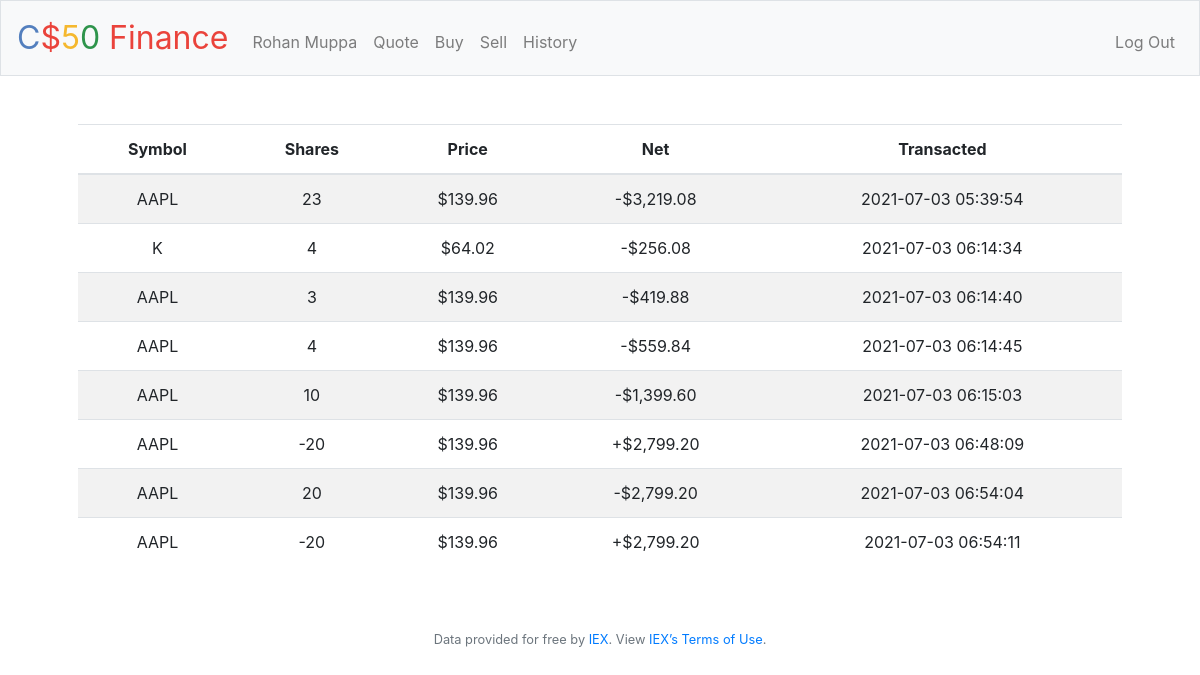
Page /history (signed in) on the earlier database version.
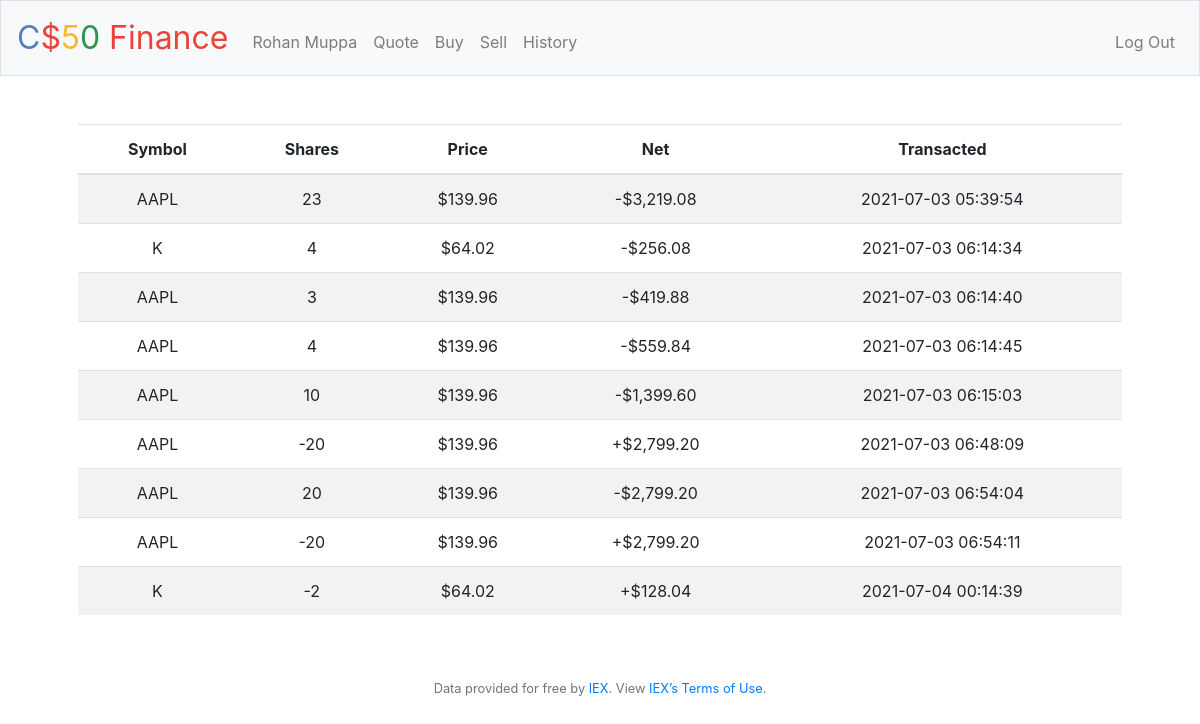
Same page on the later database version.
### tables this page shows
CREATE TABLE transactions
(id INTEGER,
transactionsID INTEGER,
name TEXT NOT NULL,
symbol TEXT NOT NULL,
shares NUMERIC NOT NULL,
price NUMERIC NOT NULL,
total NUMERIC NOT NULL,
date NUMERIC NOT NULL,
PRIMARY KEY(transactionsID)
FOREIGN KEY (id) REFERENCES users(id));

### application.py (the view)
@app.route("/history")
@login_required
def history():
    transactions = db.execute("SELECT symbol,shares,price,date FROM transactions;")
    return render_template("history.html",transactions=transactions)

### application.py (called while the page is built)
@app.after_request
def after_request(response):
    response.headers["Cache-Control"] = "no-cache, no-store, must-revalidate"
    response.headers["Expires"] = 0
    response.headers["Pragma"] = "no-cache"
    return response

### helpers.py (called while the page is built)
def login_required(f):
    @wraps(f)
    def decorated_function(*args, **kwargs):
        if session.get("user_id") is None:
            return redirect("/login")
        return f(*args, **kwargs)
    return decorated_function

def usd(value):
    return f"${value:,.2f}"

### templates/history.html (shortened to what this page needs)
{% extends "layout.html" %}
{% block main %}
<table class="table table-striped">
    <thead>
        <tr>
            <th>Symbol</th>
            <th>Shares</th>
            <th>Price</th>
            <th>Net</th>
            <th>Transacted</th>
        </tr>
    </thead>
    <tbody>
        {% for transaction in transactions %}
            {% set total = transaction.shares * transaction.price %}
            <tr>
                <td>{{ transaction.symbol.upper() }}</td>
                <td>{{ transaction.shares }}</td>
                <td>{{ transaction.price | usd }}</td>
            {% if total < 0 %}
                {% set total = total *-1 %}
                <td>+{{ total | usd }}</td>
            {% else %}
                <td>-{{ total | usd}}</td>
            {% endif %}
                <td>{{ transaction.date }}</td>
            </tr>
        {% endfor %}
    </tbody>
</table>
{% endblock %}

### templates/layout.html (shortened to what this page needs)
<!DOCTYPE html>
<html lang="en">
    <head>
        <link rel="stylesheet" href="https://cdn.jsdelivr.net/npm/bootstrap@4.5.3/dist/css/bootstrap.min.css">
        <link href="/static/styles.css" rel="stylesheet">
    </head>
    <body>
        <nav class="navbar navbar-expand-md navbar-light bg-light border">
            <a class="navbar-brand" href="/"><span class="blue">C</span><span class="red">$</span><span class="yellow">5</span><span class="green">0</span> <span class="red">Finance</span></a>
            <div class="collapse navbar-collapse" id="navbar">
                {% if session.user_id %}
                    <ul class="navbar-nav mr-auto mt-2">
                        <li class="nav-item"><a class="nav-link">Rohan Muppa</a></li>
                        <li class="nav-item"><a class="nav-link" href="/quote">Quote</a></li>
                        <li class="nav-item"><a class="nav-link" href="/buy">Buy</a></li>
                        <li class="nav-item"><a class="nav-link" href="/sell">Sell</a></li>
                        <li class="nav-item"><a class="nav-link" href="/history">History</a></li>
                    </ul>
                    <ul class="navbar-nav ml-auto mt-2">
                        <li class="nav-item"><a class="nav-link" href="/logout">Log Out</a></li>
                    </ul>
                {% else %}
                    <ul class="navbar-nav ml-auto mt-2">
                        <li class="nav-item"><a class="nav-link" href="/register">Register</a></li>
                        <li class="nav-item"><a class="nav-link" href="/login">Log In</a></li>
                    </ul>
                {% endif %}
            </div>
        </nav>
        <main class="container p-5">
            {% block main %}{% endblock %}
        </main>
        <footer class="small text-center text-muted">
            Data provided for free by <a href="https://iextrading.com/developer">IEX</a>. View <a href="https://iextrading.com/api-exhibit-a/">IEX’s Terms of Use</a>.
        </footer>
    </body>
</html>

### static/styles.css (style rules this page uses)
nav .navbar-brand { font-size: xx-large; }
nav .navbar-brand .blue { color: #537fbe; }
nav .navbar-brand .red { color: #ea433b; }
nav .navbar-brand .yellow { color: #f5b82e; }
nav .navbar-brand .green { color: #2e944b; }
main { overflow-x: auto; text-align: center; }

Differences in the rows shown:
added transactions: total "$128.04"
